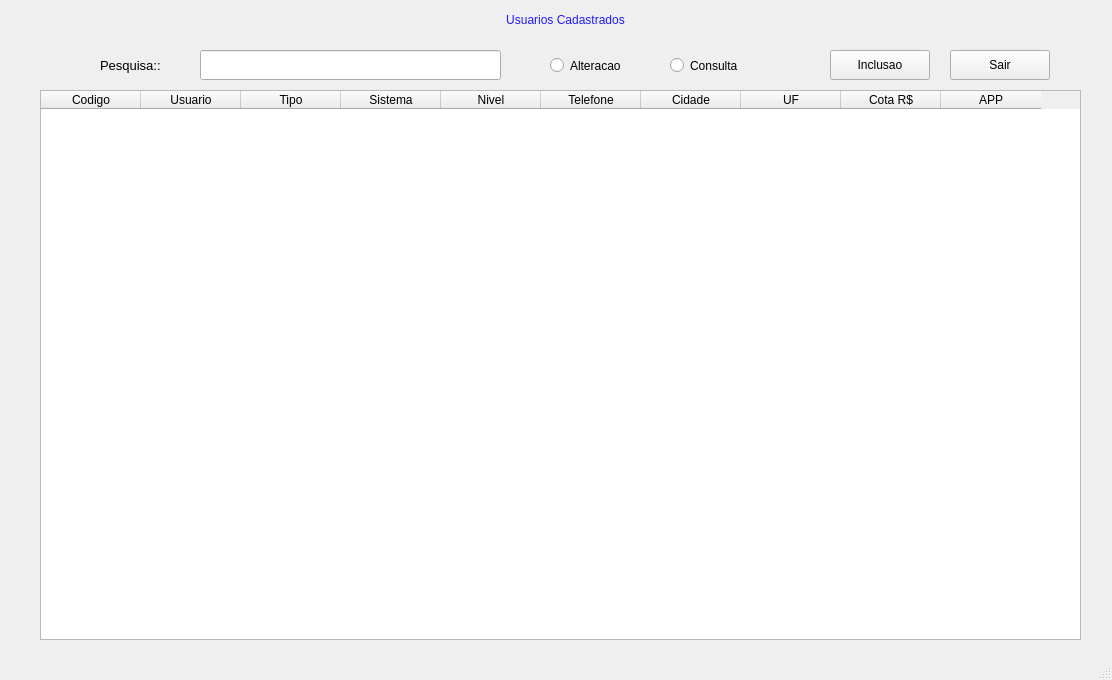
<?xml version="1.0" encoding="UTF-8"?>
<ui version="4.0">
 <class>MainWindow</class>
 <widget class="QMainWindow" name="MainWindow">
  <property name="geometry">
   <rect>
    <x>0</x>
    <y>0</y>
    <width>1112</width>
    <height>680</height>
   </rect>
  </property>
  <property name="windowTitle">
   <string>MainWindow</string>
  </property>
  <property name="styleSheet">
   <string notr="true"/>
  </property>
  <widget class="QWidget" name="centralwidget">
   <widget class="QTableWidget" name="tableWidget">
    <property name="geometry">
     <rect>
      <x>40</x>
      <y>90</y>
      <width>1041</width>
      <height>550</height>
     </rect>
    </property>
    <property name="styleSheet">
     <string notr="true"/>
    </property>
    <attribute name="horizontalHeaderVisible">
     <bool>true</bool>
    </attribute>
    <attribute name="horizontalHeaderCascadingSectionResizes">
     <bool>false</bool>
    </attribute>
    <attribute name="verticalHeaderCascadingSectionResizes">
     <bool>true</bool>
    </attribute>
    <column>
     <property name="text">
      <string notr="true">Codigo</string>
     </property>
    </column>
    <column>
     <property name="text">
      <string>Usuario</string>
     </property>
    </column>
    <column>
     <property name="text">
      <string>Tipo</string>
     </property>
    </column>
    <column>
     <property name="text">
      <string>Sistema</string>
     </property>
    </column>
    <column>
     <property name="text">
      <string>Nivel</string>
     </property>
    </column>
    <column>
     <property name="text">
      <string>Telefone</string>
     </property>
    </column>
    <column>
     <property name="text">
      <string>Cidade</string>
     </property>
    </column>
    <column>
     <property name="text">
      <string>UF</string>
     </property>
    </column>
    <column>
     <property name="text">
      <string>Cota R$</string>
     </property>
    </column>
    <column>
     <property name="text">
      <string>APP</string>
     </property>
    </column>
   </widget>
   <widget class="QLabel" name="label">
    <property name="geometry">
     <rect>
      <x>420</x>
      <y>0</y>
      <width>291</width>
      <height>40</height>
     </rect>
    </property>
    <property name="styleSheet">
     <string notr="true">border-color: rgb(132, 168, 163);
color: rgb(33, 25, 255);
font: 87 16pt &quot;Arial Black&quot;;</string>
    </property>
    <property name="text">
     <string>Usuarios Cadastrados</string>
    </property>
    <property name="alignment">
     <set>Qt::AlignCenter</set>
    </property>
   </widget>
   <widget class="QLabel" name="label_pesquisa">
    <property name="geometry">
     <rect>
      <x>100</x>
      <y>50</y>
      <width>80</width>
      <height>30</height>
     </rect>
    </property>
    <property name="sizePolicy">
     <sizepolicy hsizetype="Maximum" vsizetype="Preferred">
      <horstretch>0</horstretch>
      <verstretch>0</verstretch>
     </sizepolicy>
    </property>
    <property name="font">
     <font>
      <family>Arial</family>
      <pointsize>10</pointsize>
      <italic>false</italic>
      <bold>false</bold>
     </font>
    </property>
    <property name="styleSheet">
     <string notr="true"/>
    </property>
    <property name="text">
     <string>Pesquisa::</string>
    </property>
   </widget>
   <widget class="QLineEdit" name="pesquisa">
    <property name="geometry">
     <rect>
      <x>200</x>
      <y>50</y>
      <width>301</width>
      <height>30</height>
     </rect>
    </property>
    <property name="styleSheet">
     <string notr="true"/>
    </property>
    <property name="text">
     <string/>
    </property>
    <property name="maxLength">
     <number>40</number>
    </property>
   </widget>
   <widget class="QPushButton" name="bt_inclusao">
    <property name="geometry">
     <rect>
      <x>830</x>
      <y>50</y>
      <width>100</width>
      <height>30</height>
     </rect>
    </property>
    <property name="styleSheet">
     <string notr="true"/>
    </property>
    <property name="text">
     <string>Inclusao</string>
    </property>
   </widget>
   <widget class="QRadioButton" name="rb_alteracao">
    <property name="geometry">
     <rect>
      <x>550</x>
      <y>50</y>
      <width>110</width>
      <height>31</height>
     </rect>
    </property>
    <property name="styleSheet">
     <string notr="true"/>
    </property>
    <property name="text">
     <string>Alteracao</string>
    </property>
   </widget>
   <widget class="QRadioButton" name="rb_consulta">
    <property name="geometry">
     <rect>
      <x>670</x>
      <y>50</y>
      <width>110</width>
      <height>31</height>
     </rect>
    </property>
    <property name="styleSheet">
     <string notr="true"/>
    </property>
    <property name="text">
     <string>Consulta</string>
    </property>
   </widget>
   <widget class="QPushButton" name="bt_sair">
    <property name="geometry">
     <rect>
      <x>950</x>
      <y>50</y>
      <width>100</width>
      <height>30</height>
     </rect>
    </property>
    <property name="styleSheet">
     <string notr="true"/>
    </property>
    <property name="text">
     <string>Sair</string>
    </property>
   </widget>
  </widget>
  <widget class="QStatusBar" name="statusBar"/>
 </widget>
 <resources/>
 <connections/>
</ui>
